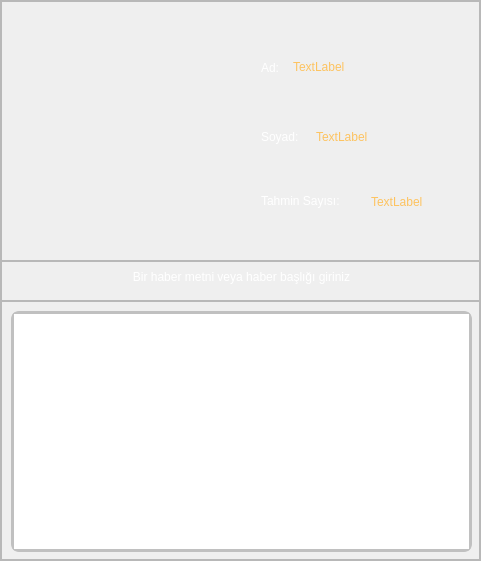
                <widget class="QFrame" name="frame_3">
                 <property name="geometry">
                  <rect>
                   <x>10</x>
                   <y>-1</y>
                   <width>481</width>
                   <height>561</height>
                  </rect>
                 </property>
                 <property name="styleSheet">
                  <string notr="true"/>
                 </property>
                 <property name="frameShape">
                  <enum>QFrame::StyledPanel</enum>
                 </property>
                 <property name="frameShadow">
                  <enum>QFrame::Raised</enum>
                 </property>
                 <layout class="QVBoxLayout" name="verticalLayout_4">
                  <property name="spacing">
                   <number>0</number>
                  </property>
                  <property name="leftMargin">
                   <number>0</number>
                  </property>
                  <property name="topMargin">
                   <number>0</number>
                  </property>
                  <property name="rightMargin">
                   <number>0</number>
                  </property>
                  <property name="bottomMargin">
                   <number>0</number>
                  </property>
                  <item>
                   <widget class="QFrame" name="frame_6">
                    <property name="frameShape">
                     <enum>QFrame::StyledPanel</enum>
                    </property>
                    <property name="frameShadow">
                     <enum>QFrame::Raised</enum>
                    </property>
                    <widget class="QLabel" name="label_9">
                     <property name="geometry">
                      <rect>
                       <x>10</x>
                       <y>30</y>
                       <width>221</width>
                       <height>201</height>
                      </rect>
                     </property>
                     <property name="styleSheet">
                      <string notr="true">background-image: url(:/image/user.jfif);
background-color: none</string>
                     </property>
                     <property name="text">
                      <string/>
                     </property>
                    </widget>
                    <widget class="QLabel" name="label_11">
                     <property name="geometry">
                      <rect>
                       <x>260</x>
                       <y>60</y>
                       <width>47</width>
                       <height>13</height>
                      </rect>
                     </property>
                     <property name="styleSheet">
                      <string notr="true">font: 12pt &quot;MS Shell Dlg 2&quot;;
color: rgb(255, 255, 255);</string>
                     </property>
                     <property name="text">
                      <string>Ad:</string>
                     </property>
                    </widget>
                    <widget class="QLabel" name="label_12">
                     <property name="geometry">
                      <rect>
                       <x>260</x>
                       <y>125</y>
                       <width>51</width>
                       <height>21</height>
                      </rect>
                     </property>
                     <property name="styleSheet">
                      <string notr="true">font: 12pt &quot;MS Shell Dlg 2&quot;;
color: rgb(255, 255, 255);</string>
                     </property>
                     <property name="text">
                      <string>Soyad:</string>
                     </property>
                    </widget>
                    <widget class="QLabel" name="label_13">
                     <property name="geometry">
                      <rect>
                       <x>260</x>
                       <y>190</y>
                       <width>111</width>
                       <height>20</height>
                      </rect>
                     </property>
                     <property name="styleSheet">
                      <string notr="true">font: 12pt &quot;MS Shell Dlg 2&quot;;
color: rgb(255, 255, 255);</string>
                     </property>
                     <property name="text">
                      <string>Tahmin Sayısı:</string>
                     </property>
                    </widget>
                    <widget class="QLabel" name="name_home">
                     <property name="geometry">
                      <rect>
                       <x>292</x>
                       <y>55</y>
                       <width>151</width>
                       <height>21</height>
                      </rect>
                     </property>
                     <property name="styleSheet">
                      <string notr="true">font: 75 10pt &quot;MS Shell Dlg 2&quot;;
color: rgb(253, 195, 96);</string>
                     </property>
                     <property name="text">
                      <string>TextLabel</string>
                     </property>
                    </widget>
                    <widget class="QLabel" name="surname_home">
                     <property name="geometry">
                      <rect>
                       <x>315</x>
                       <y>125</y>
                       <width>151</width>
                       <height>21</height>
                      </rect>
                     </property>
                     <property name="styleSheet">
                      <string notr="true">font: 75 10pt &quot;MS Shell Dlg 2&quot;;
color: rgb(253, 195, 96);</string>
                     </property>
                     <property name="text">
                      <string>TextLabel</string>
                     </property>
                    </widget>
                    <widget class="QLabel" name="prediction_number">
                     <property name="geometry">
                      <rect>
                       <x>370</x>
                       <y>190</y>
                       <width>81</width>
                       <height>21</height>
                      </rect>
                     </property>
                     <property name="styleSheet">
                      <string notr="true">font: 75 10pt &quot;MS Shell Dlg 2&quot;;
color: rgb(253, 195, 96);</string>
                     </property>
                     <property name="text">
                      <string>TextLabel</string>
                     </property>
                    </widget>
                   </widget>
                  </item>
                  <item>
                   <widget class="QFrame" name="frame_5">
                    <property name="maximumSize">
                     <size>
                      <width>16777215</width>
                      <height>40</height>
                     </size>
                    </property>
                    <property name="frameShape">
                     <enum>QFrame::StyledPanel</enum>
                    </property>
                    <property name="frameShadow">
                     <enum>QFrame::Raised</enum>
                    </property>
                    <widget class="QLabel" name="label_8">
                     <property name="geometry">
                      <rect>
                       <x>0</x>
                       <y>0</y>
                       <width>481</width>
                       <height>31</height>
                      </rect>
                     </property>
                     <property name="styleSheet">
                      <string notr="true">font: 16pt &quot;MS Reference Sans Serif&quot;;
color: rgb(255, 255, 255);</string>
                     </property>
                     <property name="text">
                      <string>Bir haber metni veya haber başlığı giriniz</string>
                     </property>
                     <property name="alignment">
                      <set>Qt::AlignCenter</set>
                     </property>
                    </widget>
                   </widget>
                  </item>
                  <item>
                   <widget class="QFrame" name="frame_4">
                    <property name="frameShape">
                     <enum>QFrame::StyledPanel</enum>
                    </property>
                    <property name="frameShadow">
                     <enum>QFrame::Raised</enum>
                    </property>
                    <widget class="QTextEdit" name="news_text">
                     <property name="geometry">
                      <rect>
                       <x>10</x>
                       <y>10</y>
                       <width>461</width>
                       <height>241</height>
                      </rect>
                     </property>
                     <property name="styleSheet">
                      <string notr="true">border: 2.7px solid rgb(192, 192, 192);
border-radius: 8px;
font: 9pt &quot;MS Shell Dlg 2&quot;;
color: rgb(0, 0, 0);</string>
                     </property>
                     <property name="html">
                      <string>&lt;!DOCTYPE HTML PUBLIC &quot;-//W3C//DTD HTML 4.0//EN&quot; &quot;http://www.w3.org/TR/REC-html40/strict.dtd&quot;&gt;
&lt;html&gt;&lt;head&gt;&lt;meta name=&quot;qrichtext&quot; content=&quot;1&quot; /&gt;&lt;style type=&quot;text/css&quot;&gt;
p, li { white-space: pre-wrap; }
&lt;/style&gt;&lt;/head&gt;&lt;body style=&quot; font-family:'MS Shell Dlg 2'; font-size:9pt; font-weight:400; font-style:normal;&quot;&gt;
&lt;p style=&quot;-qt-paragraph-type:empty; margin-top:0px; margin-bottom:0px; margin-left:0px; margin-right:0px; -qt-block-indent:0; text-indent:0px; font-size:8.25pt;&quot;&gt;&lt;br /&gt;&lt;/p&gt;&lt;/body&gt;&lt;/html&gt;</string>
                     </property>
                    </widget>
                   </widget>
                  </item>
                 </layout>
                </widget>
